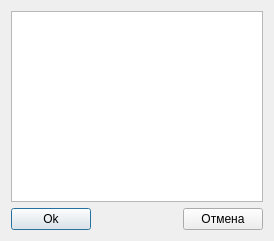
<?xml version="1.0" encoding="UTF-8"?>
<ui version="4.0">
 <class>SmsTemplateSettings</class>
 <widget class="QDialog" name="SmsTemplateSettings">
  <property name="geometry">
   <rect>
    <x>0</x>
    <y>0</y>
    <width>274</width>
    <height>241</height>
   </rect>
  </property>
  <property name="windowTitle">
   <string>Настройки смс шаблонов</string>
  </property>
  <layout class="QVBoxLayout" name="verticalLayout">
   <item>
    <widget class="QPlainTextEdit" name="plainTextEditTemplateText"/>
   </item>
   <item>
    <layout class="QHBoxLayout" name="horizontalLayout">
     <item>
      <widget class="QPushButton" name="pushButtonOk">
       <property name="text">
        <string>Ok</string>
       </property>
      </widget>
     </item>
     <item>
      <spacer name="horizontalSpacer">
       <property name="orientation">
        <enum>Qt::Horizontal</enum>
       </property>
       <property name="sizeHint" stdset="0">
        <size>
         <width>40</width>
         <height>20</height>
        </size>
       </property>
      </spacer>
     </item>
     <item>
      <widget class="QPushButton" name="pushButtonCancel">
       <property name="text">
        <string>Отмена</string>
       </property>
      </widget>
     </item>
    </layout>
   </item>
  </layout>
 </widget>
 <resources/>
 <connections/>
</ui>
